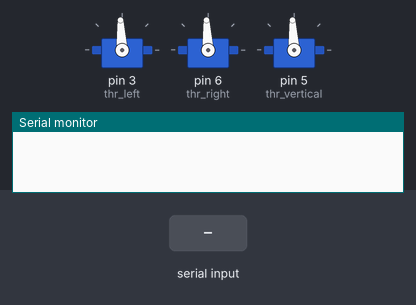
A sketch run on a simulated Arduino Uno, built with avr-gcc and run on an emulated ATmega328P. On the bench: 3 × servo, the last lines printed to the serial monitor. The test bench sets the inputs (shaded band).

Above: at 3.2 s.
3.3 s: "1" received over Serial
At 3.8 s:
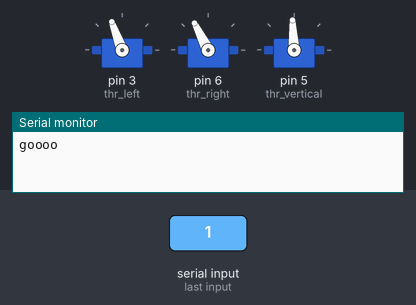
4.8 s: "3" received over Serial
At 6.0 s:
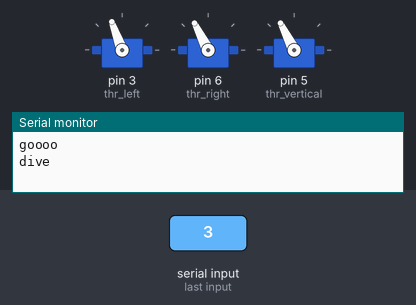
6.3 s: "4" received over Serial
At 7.3 s:
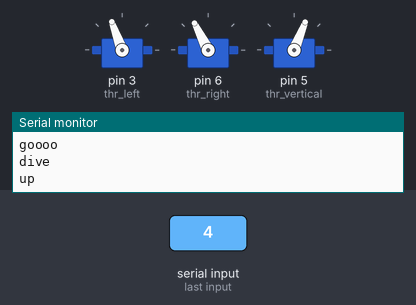
7.8 s: "6" received over Serial
At 8.4 s:
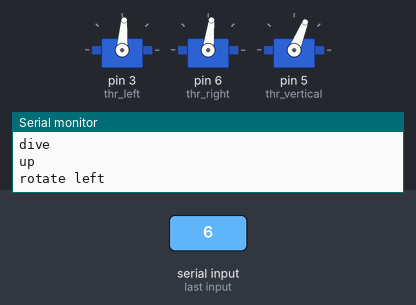
9.3 s: "3" received over Serial
At 9.6 s:
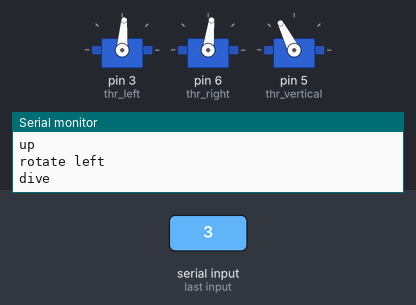
Timing chart, 0 to 11.8 s (numbered marks = the images above; inputs shaded):
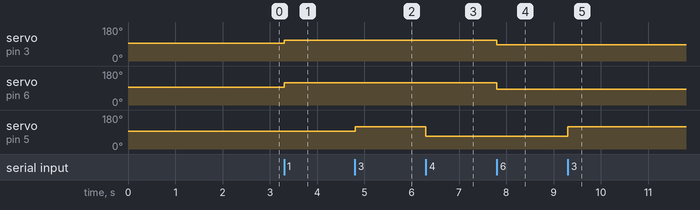

Measured:
- after the input at 3.3 s, servo on pin 3 (thr_left): 93° → 110° at once; servo on pin 6 (thr_right): 93° → 117° at once
- after the input at 4.8 s, servo on pin 5 (thr_vertical): 93° → 117° at once
- after the input at 6.3 s, servo on pin 5 (thr_vertical): 117° → 68° at once
- after the input at 7.8 s, servo on pin 3 (thr_left): 110° → 86° at once; servo on pin 6 (thr_right): 117° → 83° at once
- after the input at 9.3 s, servo on pin 5 (thr_vertical): 68° → 117° at once

The sketch:

ROV_firmware.ino
```cpp
#include <Servo.h>

#define MOTOR_STOP 1500
String message;

Servo thr_left;
Servo thr_right;
Servo thr_vertical;

// изменить в соответствии со своей конфигурацией
//!!
int thr_left_dir = 1; //0-revers
int thr_right_dir = 1; //0-revers
int thr_vertical_dir = 1; // 0 -revers
//!!

// изменить в соответствии со своей конфигурацией
//!!
float thr_left_k = 0.7; // 0.1 ..1
float thr_right_k = 1; // 0.1..1
//!!

void move_linear(int spd);
void rotate(int spd);
void diving(int spd);

unsigned long time_out1 = 200;
unsigned long time_out2 = 1000;

unsigned long timer_1,timer_2,timer_3;

int led_state = HIGH;

int counter;
int state = 0;

void setup()
{
  Serial.begin(9600);

  // изменить в соответсвии со своей конфигурацией
  //!!
  thr_left.attach(3);
  thr_right.attach(6);
  thr_vertical.attach(5);
  //!!

  thr_left.writeMicroseconds(MOTOR_STOP);
  thr_right.writeMicroseconds(MOTOR_STOP);
  thr_vertical.writeMicroseconds(MOTOR_STOP);
  delay(2000);
  timer_1 = millis();
  timer_2 = millis();
}

void loop()
{
  if(millis()-timer_1>time_out1)
    {
      timer_1 = millis();
      digitalWrite(13, led_state);
      led_state = !led_state;
    }
  while (Serial.available())
  {
    char incomingChar = Serial.read();
      if (incomingChar == '0')
        {
          Serial.println("stop");
          move_linear(0);
          diving(0);
          message = "";
        }
      if (incomingChar == '1')
        {
          Serial.println("goooo");
          move_linear(250);
          message = "";
        }
       if (incomingChar == '2')
        {
          Serial.println("revers");
          move_linear(250);
          message = "";
        }
      if(incomingChar == '3')
     {
      Serial.println("dive");
      diving(250);
       message = "";
     }
    if(incomingChar == '4')
     {
      Serial.println("up");
      diving(-250);
       message = "";
     }
     if(incomingChar == '5')
     {
      Serial.println("rotate right");
      rotate(100);
       message = "";
     }
     if(incomingChar == '6')
     {
      Serial.println("rotate left");
      rotate(-100);
       message = "";
     }
  }
}

void move_linear(int spd)
{
  if((spd<400)&&(spd>-400))
  {
  int thr_left_speed = spd;
  int thr_right_speed = spd;
  if(thr_left_dir == 0)
    {
      thr_left_speed = -spd;
    }
  if(thr_right_dir == 0)
    {
      thr_right_speed = -spd;
    }
  thr_left.writeMicroseconds(int(MOTOR_STOP+(thr_left_speed*thr_left_k)));
  thr_right.writeMicroseconds(int(MOTOR_STOP+(thr_right_speed*thr_right_k)));
  }
}

void rotate(int spd)
{
  if((spd<200)&&(spd>-200))
  {
  int thr_left_speed = spd;
  int thr_right_speed = spd;
  if(thr_left_dir == 0)
    {
      thr_left_speed = -spd;
    }
  if(thr_right_dir == 0)
    {
      thr_right_speed = -spd;
    }
  thr_left.writeMicroseconds(int(MOTOR_STOP+(thr_left_speed*thr_left_k)));
  thr_right.writeMicroseconds(int(MOTOR_STOP+(thr_right_speed*thr_right_k)));
  }
}

void diving(int spd)
{
  if((spd<400)&&(spd>-400))
  {
    if(thr_vertical_dir == 0)
      {
        spd = -spd;
      }
     thr_vertical.writeMicroseconds(MOTOR_STOP+spd);
  }
}
```
